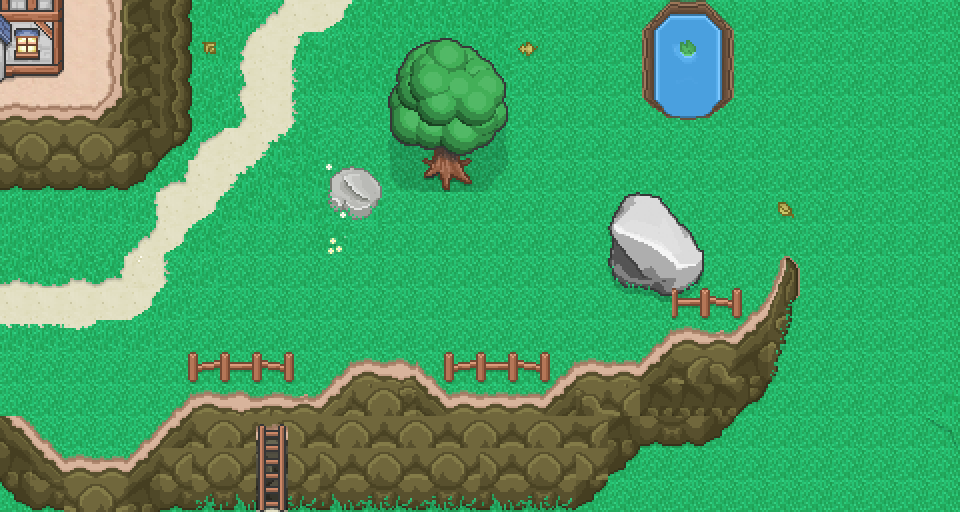

This is a level from a 2D game, rendered from its Tiled map with the project's own tilesets. A one-line summary and the map file follow, with tile-layer data summarised:
An orthogonal 30x16 tile map with 32x32 px tiles, 5 tile layers (Tile Layer 1, entity, Green, House, ...).

<map version="1.10" tiledversion="1.11.0" orientation="orthogonal" renderorder="right-down" width="30" height="16" tilewidth="32" tileheight="32" infinite="0" nextlayerid="10" nextobjectid="1">
 <editorsettings>
  <export target="map.json" format="json" />
 </editorsettings>
 <tileset firstgid="1" name="tilesheet" tilewidth="32" tileheight="32" tilecount="1960" columns="20">
  <image source="tilesheet.png" width="640" height="3136" />
 </tileset>
 <layer id="1" name="Tile Layer 1" width="30" height="16" locked="1">
  <data>[480 cells, 480 non-empty, 1 distinct tile ids]</data>
 </layer>
 <layer id="4" name="entity" width="30" height="16">
  <data>[480 cells, 408 non-empty, 14 distinct tile ids]</data>
 </layer>
 <layer id="3" name="Green" width="30" height="16">
  <data>[480 cells, 203 non-empty, 105 distinct tile ids]</data>
 </layer>
 <layer id="7" name="House" width="30" height="16">
  <data>[480 cells, 19 non-empty, 10 distinct tile ids]</data>
 </layer>
 <layer id="6" name="Object" width="30" height="16">
  <data>[480 cells, 50 non-empty, 36 distinct tile ids]</data>
 </layer>
</map>
